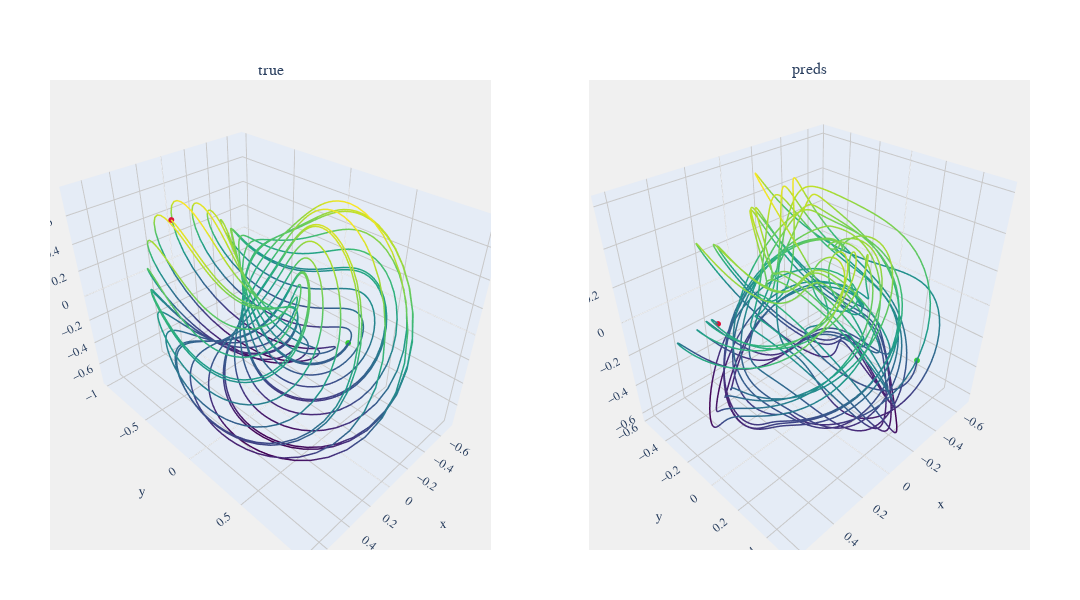

The code cell stored with this chart in its notebook:
### Markdown cell above
## Best RMSE

### Code cell
Best_param_num = np.argmin([data[i]['metrics'] ['RMSE'] for i in range(len(data))]).item()
print(f"Parameters {Best_param_num} {data[Best_param_num]['parameters']}, RMSE = {data[Best_param_num]['metrics']['RMSE']}")
viz.compare_plot(datasets=[data[Best_param_num]['true_value'], data[Best_param_num]['predictions']], titles=["true","preds"], figsize=(1080,600))

### Figure 1 — Plotly figure (JSON) as saved in the notebook; plotly's stock layout.template omitted (floating-point values rounded to 4 significant figures; data arrays with more than 128 entries replaced by an {"elided": "..."} marker saying what was removed)
{"data": [{"hoverinfo": "x+y+z", "line": {"color": {"elided": "2500 float values"}, "colorscale": [[0, "#440154"], [0.1111, "#482878"], [0.2222, "#3e4989"], [0.3333, "#31688e"], [0.4444, "#26828e"], [0.5556, "#1f9e89"], [0.6667, "#35b779"], [0.7778, "#6ece58"], [0.8889, "#b5de2b"], [1, "#fde725"]], "width": 3}, "mode": "lines", "name": "Dataset 1", "scene": "scene", "type": "scatter3d", "x": {"elided": "2500 float values"}, "y": {"elided": "2500 float values"}, "z": {"elided": "2500 float values"}}, {"hoverinfo": "none", "marker": {"color": "limegreen", "size": 2}, "mode": "markers", "name": "Start", "scene": "scene", "showlegend": false, "type": "scatter3d", "x": [-0.4221], "y": [0.3422], "z": [-0.2799]}, {"hoverinfo": "none", "marker": {"color": "crimson", "size": 2}, "mode": "markers", "name": "End", "scene": "scene", "showlegend": false, "type": "scatter3d", "x": [0.4395], "y": [-0.357], "z": [0.7044]}, {"hoverinfo": "x+y+z", "line": {"color": {"elided": "2500 float values"}, "colorscale": [[0, "#440154"], [0.1111, "#482878"], [0.2222, "#3e4989"], [0.3333, "#31688e"], [0.4444, "#26828e"], [0.5556, "#1f9e89"], [0.6667, "#35b779"], [0.7778, "#6ece58"], [0.8889, "#b5de2b"], [1, "#fde725"]], "width": 3}, "mode": "lines", "name": "Dataset 2", "scene": "scene2", "type": "scatter3d", "x": {"elided": "2500 float values"}, "y": {"elided": "2500 float values"}, "z": {"elided": "2500 float values"}}, {"hoverinfo": "none", "marker": {"color": "limegreen", "size": 2}, "mode": "markers", "name": "Start", "scene": "scene2", "showlegend": false, "type": "scatter3d", "x": [-0.4194], "y": [0.3741], "z": [-0.2901]}, {"hoverinfo": "none", "marker": {"color": "crimson", "size": 2}, "mode": "markers", "name": "End", "scene": "scene2", "showlegend": false, "type": "scatter3d", "x": [0.2749], "y": [-0.3661], "z": [-0.07982]}], "layout": {"annotations": [{"font": {"size": 16}, "showarrow": false, "text": "true", "x": 0.225, "xanchor": "center", "xref": "paper", "y": 1, "yanchor": "bottom", "yref": "paper"}, {"font": {"size": 16}, "showarrow": false, "text": "preds", "x": 0.775, "xanchor": "center", "xref": "paper", "y": 1, "yanchor": "bottom", "yref": "paper"}], "font": {"family": "Arial", "size": 12}, "height": 600, "margin": {"b": 50, "l": 50, "r": 50, "t": 80}, "paper_bgcolor": "white", "plot_bgcolor": "rgb(240, 240, 240)", "scene": {"aspectmode": "data", "bgcolor": "rgb(240, 240, 240)", "domain": {"x": [0, 0.45], "y": [0, 1]}, "xaxis": {"gridcolor": "rgb(200, 200, 200)", "showbackground": true}, "yaxis": {"gridcolor": "rgb(200, 200, 200)", "showbackground": true}, "zaxis": {"gridcolor": "rgb(200, 200, 200)", "showbackground": true}}, "scene2": {"aspectmode": "data", "bgcolor": "rgb(240, 240, 240)", "domain": {"x": [0.55, 1], "y": [0, 1]}, "xaxis": {"gridcolor": "rgb(200, 200, 200)", "showbackground": true}, "yaxis": {"gridcolor": "rgb(200, 200, 200)", "showbackground": true}, "zaxis": {"gridcolor": "rgb(200, 200, 200)", "showbackground": true}}, "showlegend": false, "width": 1080}}
